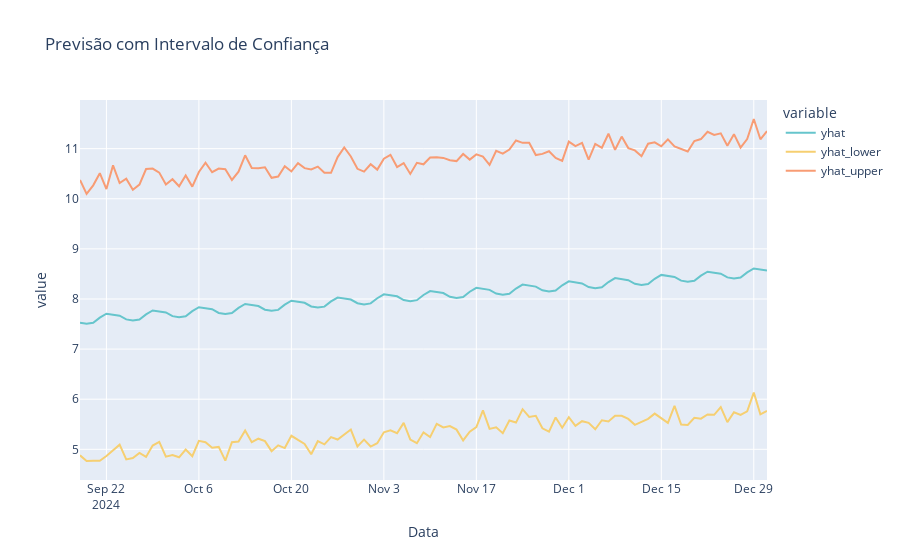

Notebook code for this chart:
### Code cell
df_line = forecast.loc[forecast['ds'] >= '2024-09-18',['ds', 'yhat', 'yhat_lower', 'yhat_upper']]
px.line(
        data_frame=df_line,
        x = 'ds',
        y = ['yhat', 'yhat_lower', 'yhat_upper'],
        title='Previsão com Intervalo de Confiança',
        labels={'ds': 'Data', 'yhat': 'Previsão', 'yhat_lower': 'Limite Inferior', 'yhat_upper': 'Limite Superior'},
        color_discrete_sequence=px.colors.qualitative.Pastel
        )
